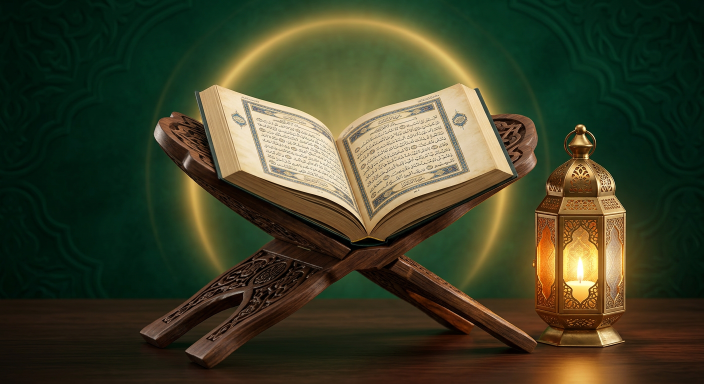
#> input picture assets/img/onboard-book.png, 1408 x 768 px, found by its file name (shown at 1/2 size); the run also reads 5 pictures not shown here
$ python slim-assets.py ../assets/img/auth-bg-dark.jpg
#> lines starting #> are read from the running program, lines starting #| are printed output that depends on the picture; pictures that were not available may be replaced by others from this repository, and a replacement may not be noted
#!/usr/bin/env python3
"""
slim-assets.py — DeenLink image diet.

Recompresses bundled assets in place (same filename/extension kept unless a
file is listed in CONVERT_TO_JPG, which also rewrites require() paths).
Run from the repo root:  python3 scripts/slim-assets.py [--dry]

Rules:
  • JPG  → quality 80 (heroes 82), optimize, progressive, max width 1200
           (scholar avatars max 640).
  • PNG  → palette-quantized (adaptive), optimize; decorative patterns also
           downscaled to 1000px. Keeps alpha.
  • CONVERT_TO_JPG — photographic PNGs become .jpg (requires updated in code).
Prints a before/after table. Idempotent: skips files already under budget.
"""
import os
import sys
from PIL import Image

ROOT = os.path.dirname(os.path.dirname(os.path.abspath(__file__)))
DRY = '--dry' in sys.argv

# max bytes per group — files already below are untouched
JPG_BUDGET = 150 * 1024
PNG_BUDGET = 250 * 1024
ICON_BUDGET = 220 * 1024

CONVERT_TO_JPG = {  # old png → new jpg (code requires must be updated)
    'assets/img/onboard-book.png': 'assets/img/onboard-book.jpg',
    'assets/img/onboard-mosque.png': 'assets/img/onboard-mosque.jpg',
}

HEROES = {'assets/img/mecca.jpg'}            # keep a notch higher quality
AVATARS_640 = {f'assets/img/scholar-{i}.jpg' for i in (1, 2, 3)}
PATTERNS = {'assets/img/pattern-dark.png', 'assets/img/pattern-light.png'}
ICON = 'assets/images/icon.png'
GLOW = 'assets/images/logo-glow.png'


def kb(n: float) -> str:
    return f'{n / 1024:.0f}K'


def save_jpg(im: Image.Image, path: str, q: int) -> None:
    im.convert('RGB').save(path, 'JPEG', quality=q, optimize=True, progressive=True)


def shrink_jpg(path: str) -> tuple[int, int]:
    before = os.path.getsize(path)
    if before <= JPG_BUDGET and path not in AVATARS_640:
        return before, before
    im = Image.open(path)
    maxw = 640 if path in AVATARS_640 else 1200
    if im.width > maxw:
        im = im.resize((maxw, round(im.height * maxw / im.width)), Image.LANCZOS)
    q = 82 if path in HEROES else 80
    tmp = path + '.tmp'
    save_jpg(im, tmp, q)
    after = os.path.getsize(tmp)
    if after < before * 0.93:  # only accept meaningful wins
        if not DRY:
            os.replace(tmp, path)
        return before, after
    os.remove(tmp)
    return before, before


def shrink_png(path: str) -> tuple[int, int]:
    before = os.path.getsize(path)
    if before <= PNG_BUDGET:
        return before, before
    im = Image.open(path)
    budget, colors = ICON_BUDGET, 256
    if path in PATTERNS:
        if im.width > 1000:
            im = im.resize((1000, round(im.height * 1000 / im.width)), Image.LANCZOS)
        colors = 160
    elif path == GLOW:
        if im.width > 420:
            im = im.resize((420, round(im.height * 420 / im.width)), Image.LANCZOS)
        colors = 128
    tmp = path + '.tmp'
    method = Image.FASTOCTREE if im.mode == 'RGBA' else Image.MEDIANCUT
    im.quantize(colors=colors, method=method, dither=Image.FLOYDSTEINBERG).save(tmp, 'PNG', optimize=True)
    after = os.path.getsize(tmp)
    if after < before * 0.93:
        if not DRY:
            os.replace(tmp, path)
        return before, after
    os.remove(tmp)
    return before, before


def convert(path: str, dest: str) -> tuple[int, int]:
    before = os.path.getsize(path)
    im = Image.open(path)
    if im.width > 1100:
        im = im.resize((1100, round(im.height * 1100 / im.width)), Image.LANCZOS)
    if not DRY:
        save_jpg(im, dest, 80)
        os.remove(path)
    return before, os.path.getsize(dest) if not DRY else before


def main() -> None:
    targets: list[str] = []
    for base in ('assets/img', 'assets/images'):
        for f in sorted(os.listdir(os.path.join(ROOT, base))):
            p = os.path.join(base, f)
            if os.path.isfile(os.path.join(ROOT, p)) and p not in CONVERT_TO_JPG:
                targets.append(p)
#> pass 2 of the loop in main, `for base in ('assets/img', 'assets/images'):`:
    total_b = total_a = 0
    for p in targets:
        full = os.path.join(ROOT, p)
        b, a = (shrink_png if p.endswith('.png') else shrink_jpg)(p)
        total_b += b
        total_a += a
        flag = '↓' if a < b * 0.93 else '='
        print(f'{flag} {p:46s} {kb(b):>7s} → {kb(a):>7s}')
#> this loop made 10 passes
#> pass 3, in shrink_jpg (call 3), `im = Image.open(path)`:
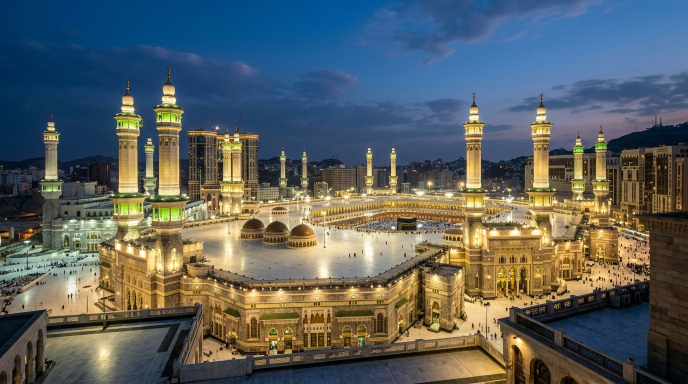
#> im: PIL image 1376x768 RGB (shown at 1/2 size); mean R, G, B 90.5, 97, 96.4
#> pass 3, in shrink_jpg (call 3), `im = im.resize((maxw, round(im.height * maxw / im.width)), Image.LANCZ..`:
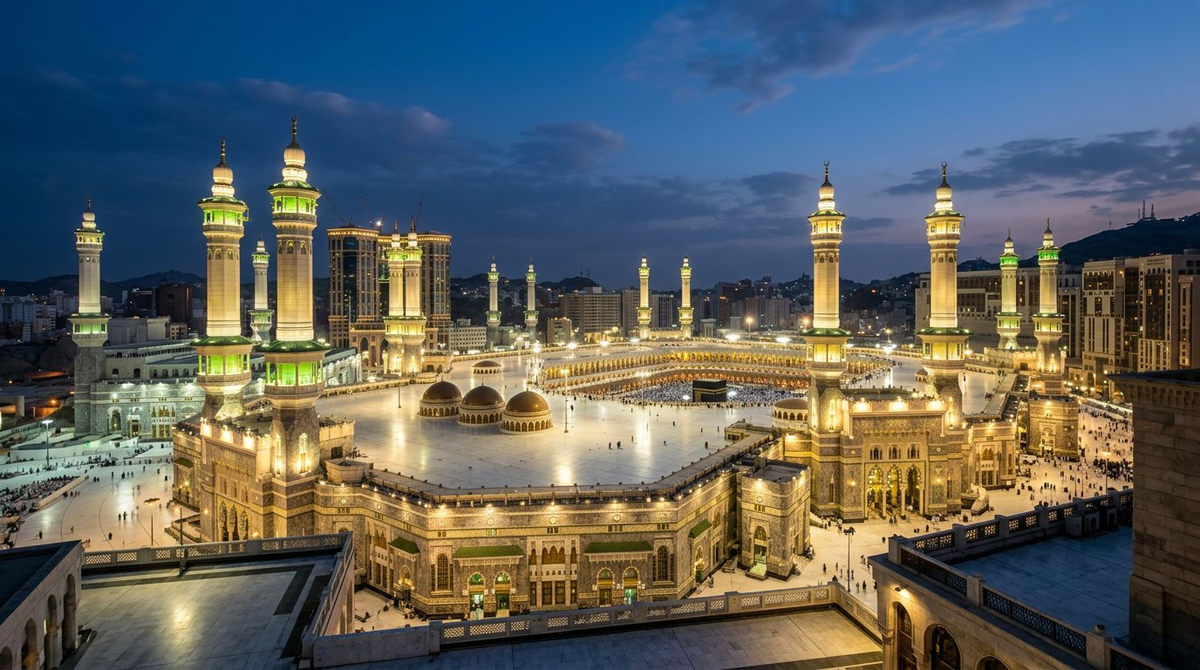
#> im: PIL image 1200x670 RGB; mean R, G, B 90.5, 97, 96.4
    for src, dst in CONVERT_TO_JPG.items():
        if os.path.exists(os.path.join(ROOT, src)):
            b, a = convert(src, dst)
#> in convert, im is the input picture: PIL image 1408x768 RGB; mean R, G, B 62.6, 64.8, 40.6
#> in convert, `im = im.resize((1100, round(im.height * 1100 / im.width)), Image.LANCZ..`:
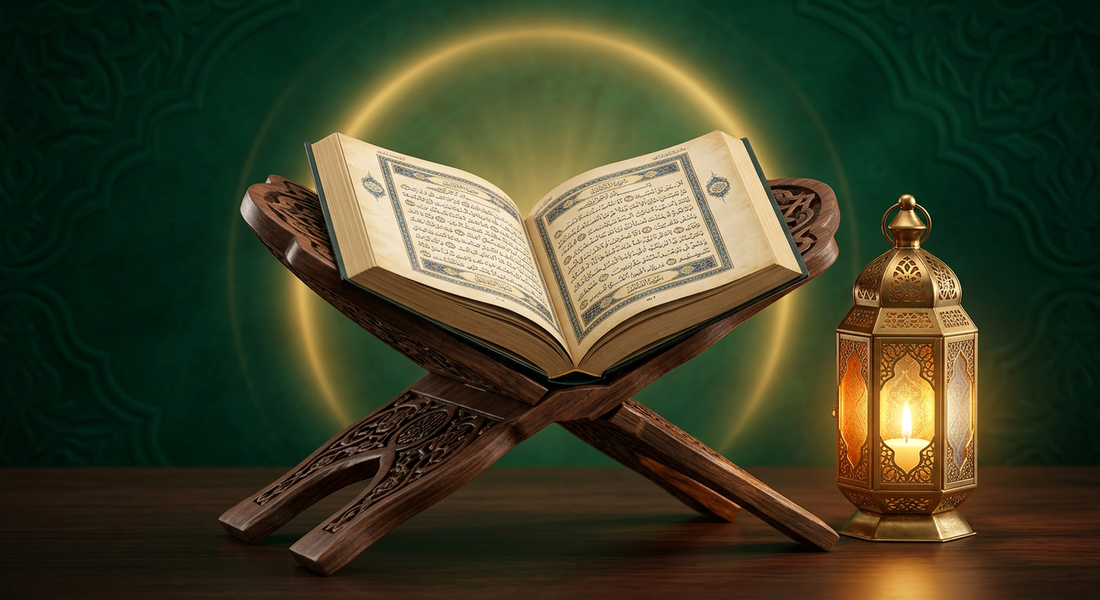
#> im: PIL image 1100x600 RGB; mean R, G, B 62.6, 64.8, 40.6
            total_b += b
            total_a += a
            print(f'↓ {src:46s} {kb(b):>7s} → {kb(os.path.getsize(os.path.join(ROOT, dst))):>7s}  (png→jpg)')
#> pass 2 of the loop in main, `for src, dst in CONVERT_TO_JPG.items():`:
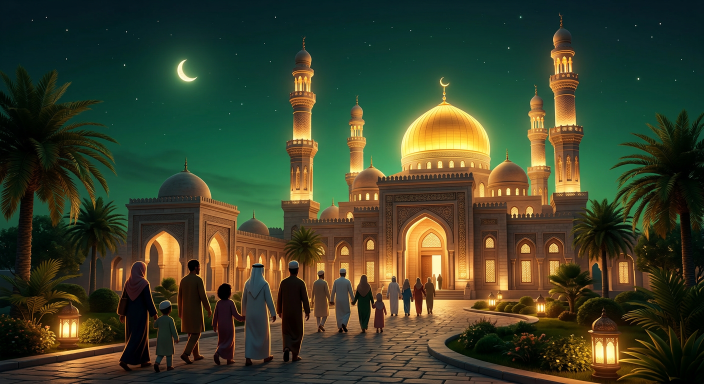
#> input picture assets/img/onboard-mosque.png, 1408 x 768 px, found by its file name (shown at 1/2 size)
#> in convert, im is the input picture: PIL image 1408x768 RGB; mean R, G, B 60.1, 65.5, 41.8
#> in convert (call 2), `im = im.resize((1100, round(im.height * 1100 / im.width)), Image.LANCZ..`:
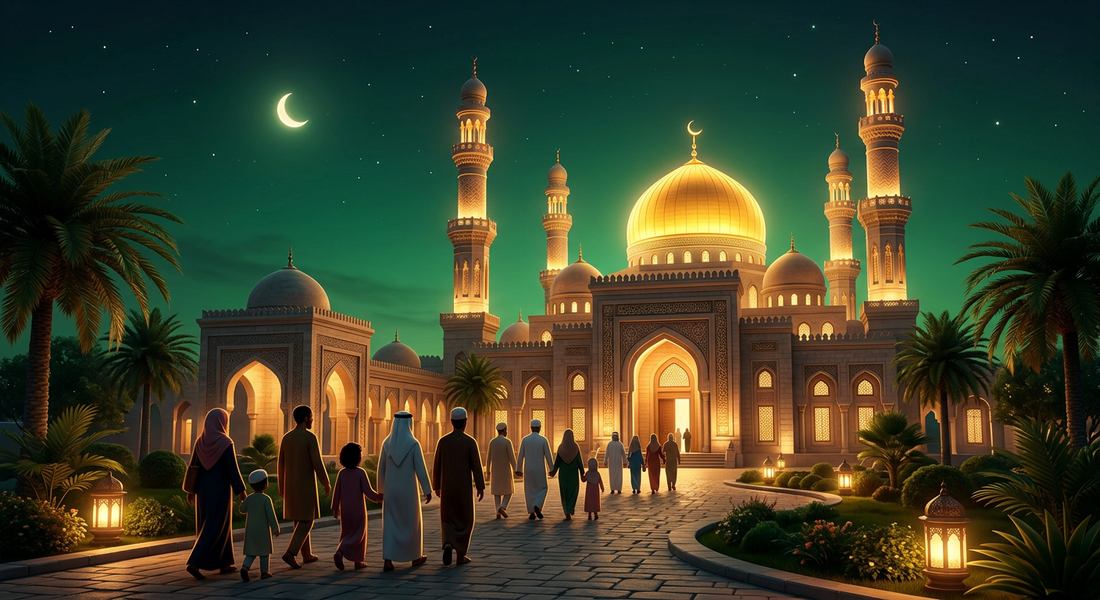
#> im: PIL image 1100x600 RGB; mean R, G, B 60.1, 65.5, 41.9
    print(f'  {"TOTAL":46s} {kb(total_b):>7s} → {kb(total_a):>7s}   ({100 - total_a * 100 // max(total_b, 1)}% saved)')


if __name__ == '__main__':
    main()
